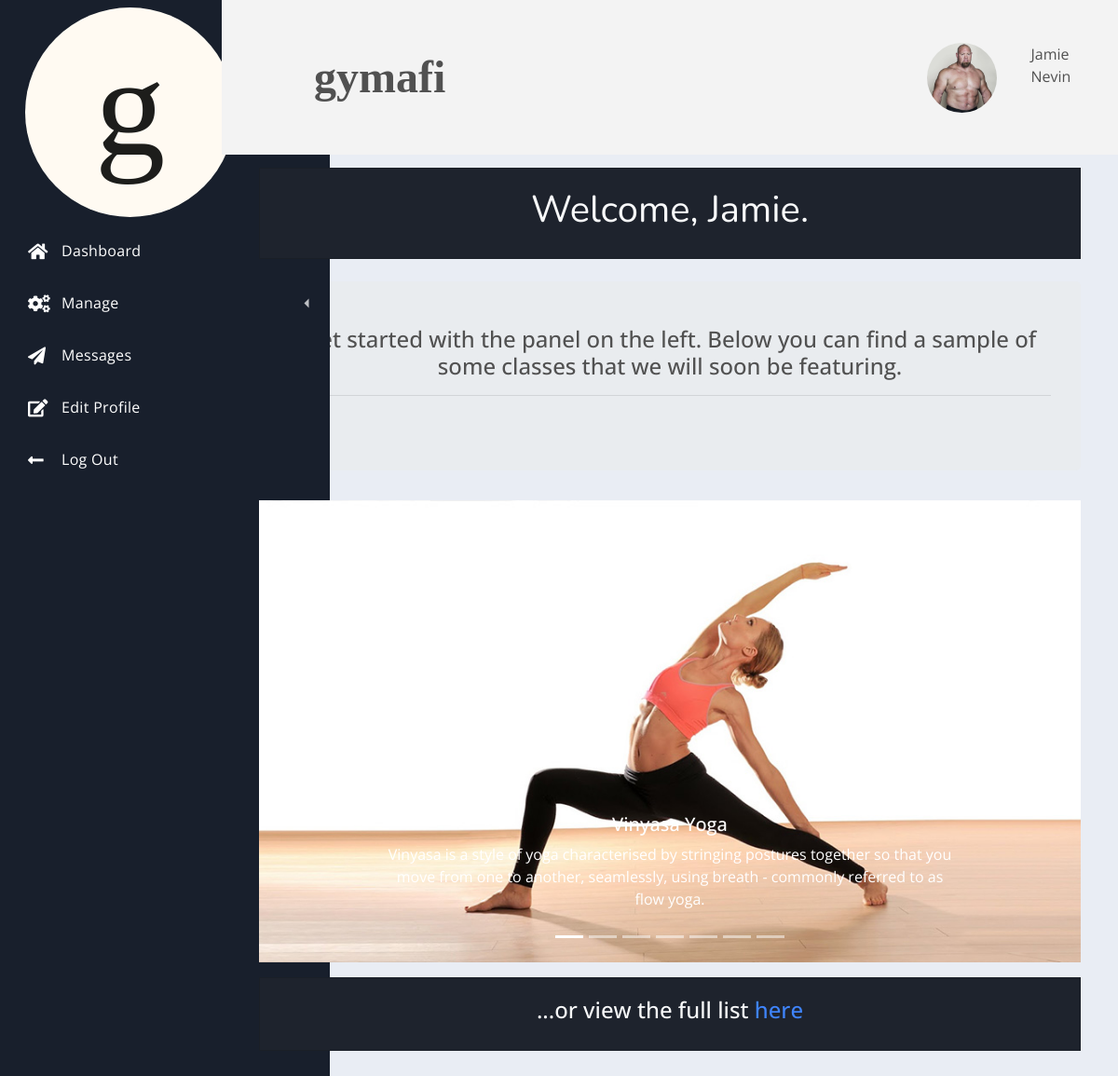
Screenshot of /admin/dash.php (signed in) with the database file from the repository.
### tables this page shows
CREATE TABLE `profile_img` (
  `img_id` int(11) NOT NULL,
  `img_path` varchar(200) NOT NULL DEFAULT '/gymafi/profileimg/placeholderimg.jpeg'
);

CREATE TABLE `users` (
  `id` int(11) NOT NULL,
  `username` varchar(100) DEFAULT NULL,
  `first_name` varchar(200) DEFAULT NULL,
  `last_name` varchar(200) DEFAULT NULL,
  `postcode` varchar(200) DEFAULT NULL,
  `house_number` varchar(255) DEFAULT NULL,
  `phone_number` varchar(14) DEFAULT NULL,
  `email` varchar(100) NOT NULL,
  `pword` varchar(100) NOT NULL,
  `is_admin` int(1) DEFAULT 0,
  `ass_coach_id` int(11) DEFAULT 100,
  `user_status` int(11) NOT NULL DEFAULT 0,
  `date_created` datetime NOT NULL DEFAULT current_timestamp()
);

CREATE TABLE `classes` (
  `id` int(11) NOT NULL,
  `class_name` varchar(200) NOT NULL,
  `class_desc` varchar(1000) NOT NULL,
  `class_info` varchar(10000) NOT NULL,
  `img_path` varchar(100) NOT NULL,
  `coach_id` int(11) NOT NULL
);

### admin/dash.php (the view, shortened to what this page needs)
<?php
    include('../conn.php');
    if(!isset($_SESSION['keep_id'])) {
        header('location: ../index.php');
    } else {
        $id = $_SESSION['keep_id'];
    }
    $read = "SELECT * FROM users WHERE id = $id";
            $result = $conn->query($read);
            while($row = $result->fetch_assoc()) {
                $get_first_name = $row['first_name'];
                $get_last_name = $row['last_name'];
            }
?>
<!DOCTYPE html>
<html lang="en">
<head>
    <link rel="stylesheet" href="https://use.fontawesome.com/releases/v5.4.1/css/all.css">
    <link rel="stylesheet" href="/gymafi/css/spur.css">
    <link rel="stylesheet" href="/gymafi/stylesheet.css">
</head>
<body>
    <div class="dash">
        <div class="dash-nav dash-nav-dark">
            <header>
                <a href="../admin/dash.php" class="">
                    <img src="/gymafi/img/gymafi_logo_circle.svg"
                            width="75%" height="75%" class="d-inline-block align-top myimgbutton loginbutton" alt="">
                </a>
            </header>
            <nav class="dash-nav-list">
                <a href="../admin/dash.php" class="dash-nav-item">
                    <i class="fas fa-home"></i> Dashboard </a>
                <div class="dash-nav-dropdown">
                    <a href="#!" class="dash-nav-item dash-nav-dropdown-toggle">
                        <i class="fas fa-cogs"></i> Manage </a>
                </div>
                <a href="../admin/messages.php" class="dash-nav-item">
                    <i class="fas fa-paper-plane"></i> Messages</a>
                <a href="../admin/profile.php" class="dash-nav-item">
                    <i class="fas fa-edit"></i> Edit Profile </a>
                <a href="#!" class="dash-nav-item" data-toggle="modal" data-target="#logoutmodal">
                    <i class="fas fa-long-arrow-alt-left"></i> Log Out </a>
            </nav>
        </div>
        <div class="dash-app">
            <header class="dash-toolbar">
                <div class="tools">
                    <div class="dropdown tools-item">
                    </div>
                </div>
                <div class="col">
                    <a class="navbar-brand font-weight-bold mytitle">gymafi</a>
                </div>
                <div class="row">
                    <?php
                        $img = "SELECT img_path FROM profile_img INNER JOIN users ON profile_img.img_id = users.id WHERE users.id = $id";
                        $displayimg = $conn->query($img);
                        $numrows = $displayimg->num_rows;
                        if ($numrows == 0) {
                            echo '<div class="col">
                                '.$get_first_name.' '.$get_last_name.'
                            </div>';
                        } else {
                            while($row=$displayimg->fetch_assoc()) {
                                $imgdata = $row['img_path'];
                            }
                            echo '
                                <div class="row">
                                    <div class="col">
                                        <a href="../admin/profile.php"><img class="myprofilepic" style="width:75px;height:75px;border-radius:50%" src="'.$imgdata.'"></a>
                                    </div>
                                    <div class="col">
                                        <p>'.$get_first_name.' '.$get_last_name.'</p>
                                    </div>
                                </div>
                            ';
                        }
                    ?>
                </div>
            </header>
            <main class="dash-content mt-5 pt-5">
                <div class="container">
                    <div class="card text-center text-light mb-3 bg-dark">
                        <div class="card-body">
                            <?php echo '<h1 class="">Welcome, '.$get_first_name.'.</h1>';?>
                        </div>
                    </div>
                    <div class="jumbotron text-center pt-5 mt-4">
                        <h4>Get started with the panel on the left. Below you can find a sample of some classes that we will soon be featuring.</h4>
                        <hr>
                    </div>
                    <?php
                    $read = "SELECT * FROM classes WHERE id = 1";
                    $result = $conn->query($read);
                    while($row = $result->fetch_assoc()) {
                        $get_id1 = $conn->real_escape_string($row['id']);
                        $get_class_name1 = $conn->real_escape_string($row['class_name']);
                        $get_class_desc1 = $conn->real_escape_string($row['class_desc']);
                        $get_img1 = $conn->real_escape_string($row['img_path']);
                    }
                    $read = "SELECT * FROM classes WHERE id = 2";
                    $result = $conn->query($read);
                    while($row = $result->fetch_assoc()) {
                        $get_id2 = $conn->real_escape_string($row['id']);
                        $get_class_name2 = $conn->real_escape_string($row['class_name']);
                        $get_class_desc2 = $conn->real_escape_string($row['class_desc']);
                        $get_img2 = $conn->real_escape_string($row['img_path']);
                    }
                    $read = "SELECT * FROM classes WHERE id = 3";
                    $result = $conn->query($read);
                    while($row = $result->fetch_assoc()) {
                        $get_id3 = $conn->real_escape_string($row['id']);
                        $get_class_name3 = $conn->real_escape_string($row['class_name']);
                        $get_class_desc3 = $conn->real_escape_string($row['class_desc']);
                        $get_img3 = $conn->real_escape_string($row['img_path']);
                    }
                    $read = "SELECT * FROM classes WHERE id = 4";
                    $result = $conn->query($read);
                    while($row = $result->fetch_assoc()) {
                        $get_id4 = $conn->real_escape_string($row['id']);
                        $get_class_name4 = $conn->real_escape_string($row['class_name']);
                        $get_class_desc4 = $conn->real_escape_string($row['class_desc']);
                        $get_img4 = $conn->real_escape_string($row['img_path']);
                    }
                    $read = "SELECT * FROM classes WHERE id = 5";
                    $result = $conn->query($read);
                    while($row = $result->fetch_assoc()) {
                        $get_id5 = $conn->real_escape_string($row['id']);
                        $get_class_name5 = $conn->real_escape_string($row['class_name']);
                        $get_class_desc5 = $conn->real_escape_string($row['class_desc']);
                        $get_img5 = $conn->real_escape_string($row['img_path']);
                    }
                    $read = "SELECT * FROM classes WHERE id = 6";
                    $result = $conn->query($read);
                    while($row = $result->fetch_assoc()) {
                        $get_id6 = $conn->real_escape_string($row['id']);
                        $get_class_name6 = $conn->real_escape_string($row['class_name']);
                        $get_class_desc6 = $conn->real_escape_string($row['class_desc']);
                        $get_img6 = $conn->real_escape_string($row['img_path']);
                    }
                    $read = "SELECT * FROM classes WHERE id = 7";
                    $result = $conn->query($read);
                    while($row = $result->fetch_assoc()) {
                        $get_id7 = $conn->real_escape_string($row['id']);
                        $get_class_name7 = $conn->real_escape_string($row['class_name']);
                        $get_class_desc7 = $conn->real_escape_string($row['class_desc']);
                        $get_img7 = $conn->real_escape_string($row['img_path']);
                    }
                    echo '
                    <div id="carouselExampleCaptions" class="carousel slide mb-3" data-ride="carousel" data-interval="8000">
                        <ol class="carousel-indicators">
                            <li data-target="#carouselExampleCaptions" data-slide-to="0" class="active"></li>
                            <li data-target="#carouselExampleCaptions" data-slide-to="1"></li>
                            <li data-target="#carouselExampleCaptions" data-slide-to="2"></li>
                            <li data-target="#carouselExampleCaptions" data-slide-to="3"></li>
                            <li data-target="#carouselExampleCaptions" data-slide-to="4"></li>
                            <li data-target="#carouselExampleCaptions" data-slide-to="5"></li>
                            <li data-target="#carouselExampleCaptions" data-slide-to="6"></li>
                        </ol>
                        <div class="carousel-inner">
                            <div class="carousel-item active">
                                <a href="classes.php?id='.$get_id1.'"><img src="'.$get_img1.'" class="d-block w-100" alt="..."></a>
                                <div class="carousel-caption d-none d-md-block">
                                    <h5>'.$get_class_name1.'</h5>
                                    <p>'.$get_class_desc1.'</p>
                                </div>
                            </div>
                                <a href="classes.php?id='.$get_id2.'"><img src="'.$get_img2.'" class="d-block w-100" alt="..."></a>
                                    <h5>'.$get_class_name2.'</h5>
                                    <p>'.$get_class_desc2.'</p>
                                <a href="classes.php?id='.$get_id3.'"><img src="'.$get_img3.'" class="d-block w-100" alt="..."></a>
                                    <h5>'.$get_class_name3.'</h5>
                                    <p>'.$get_class_desc3.'</p>
                                <a href="classes.php?id='.$get_id4.'"><img src="'.$get_img4.'" class="d-block w-100" alt="..."></a>
                                    <h5>'.$get_class_name4.'</h5>
                                    <p>'.$get_class_desc4.'</p>
                                <a href="classes.php?id='.$get_id5.'"><img src="'.$get_img5.'" class="d-block w-100" alt="..."></a>
                                    <h5>'.$get_class_name5.'</h5>
                                    <p>'.$get_class_desc5.'</p>
                                <a href="classes.php?id='.$get_id6.'"><img src="'.$get_img6.'" class="d-block w-100" alt="..."></a>
                                    <h5>'.$get_class_name6.'</h5>
                                    <p>'.$get_class_desc6.'</p>
                                <a href="classes.php?id='.$get_id7.'"><img src="'.$get_img7.'" class="d-block w-100" alt="..."></a>
                                    <h5>'.$get_class_name7.'</h5>
                                    <p>'.$get_class_desc7.'</p>
                        </div>
                        <a class="carousel-control-prev" href="#carouselExampleCaptions" role="button" data-slide="prev">
                            <span class="carousel-control-prev-icon" aria-hidden="true"></span>
                        </a>
                        <a class="carousel-control-next" href="#carouselExampleCaptions" role="button" data-slide="next">
                            <span class="carousel-control-next-icon" aria-hidden="true"></span>
                        </a>
                    </div>
                    ';
                    ?>
                    <div class="card text-center text-light mb-3 bg-dark">
                        <div class="card-body">
                            <h4>...or view the full list <a href="classeslist.php">here</a></h4>
                        </div>
                    </div>
                </div>
                <br><br><br><br><br><br>
            </main>
        </div>
    </div>
</body>
</html>

### stylesheet.css (style rules this page uses)
html { font-family: -apple-system, BlinkMacSystemFont, 'Segoe UI', Roboto, Oxygen, Ubuntu, Cantarell, 'Open Sans', 'Helvetica Neue', sans-serif; }
.navbar-brand { padding: 0 15px; height: 150px; line-height: 150px; }
.mytitle { font-family: 'Times New Roman', Times, serif; font-size: 3em; }
.myprofilepic { object-fit: contain; }

### rows the page displays
profile_img: img_path (picture)
users: first_name "Jamie", last_name "Nevin"
classes: img_path (picture), class_name "Vinyasa Yoga", class_desc "Vinyasa is a style of yoga characterised by stringing postures together so that you move from one to another, seamlessly, using breath - commonly referred to as flow yoga."
